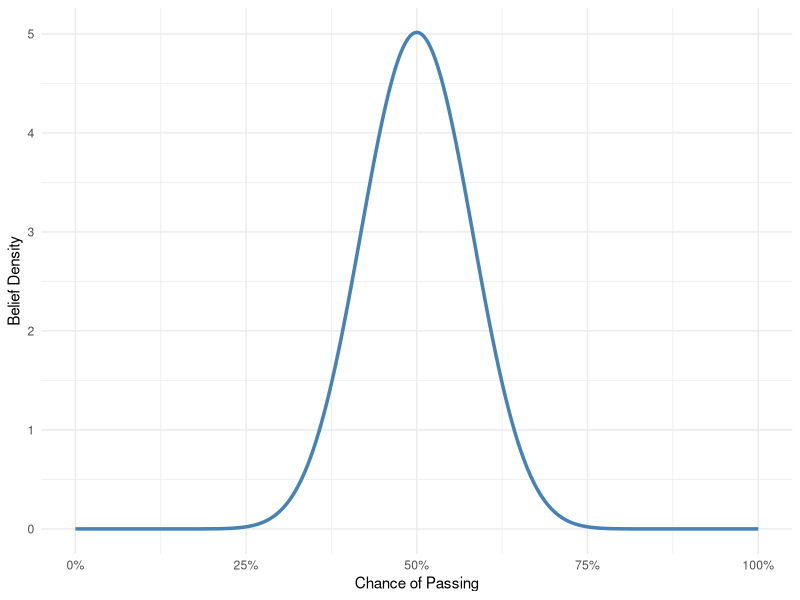
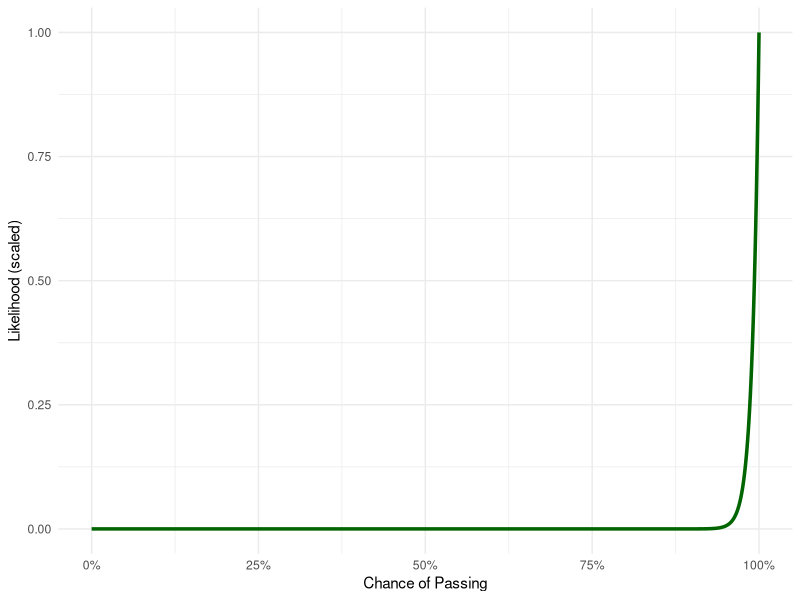
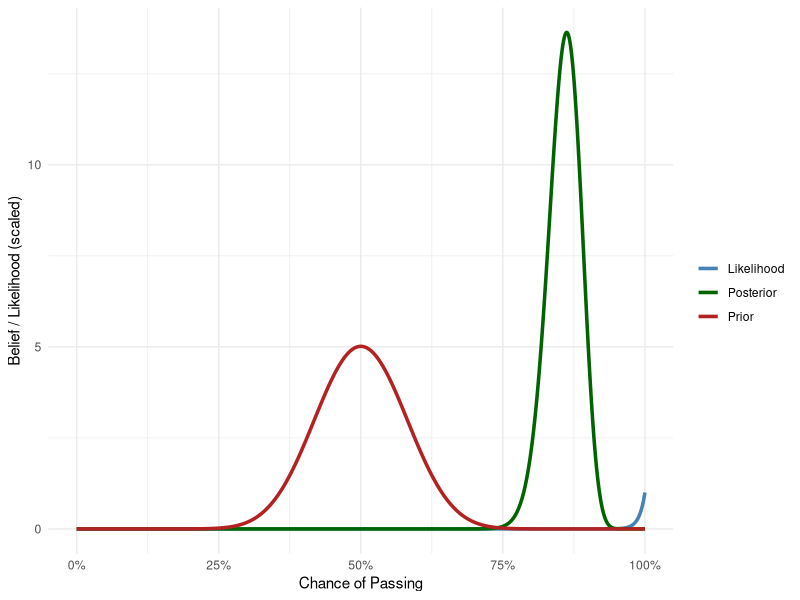
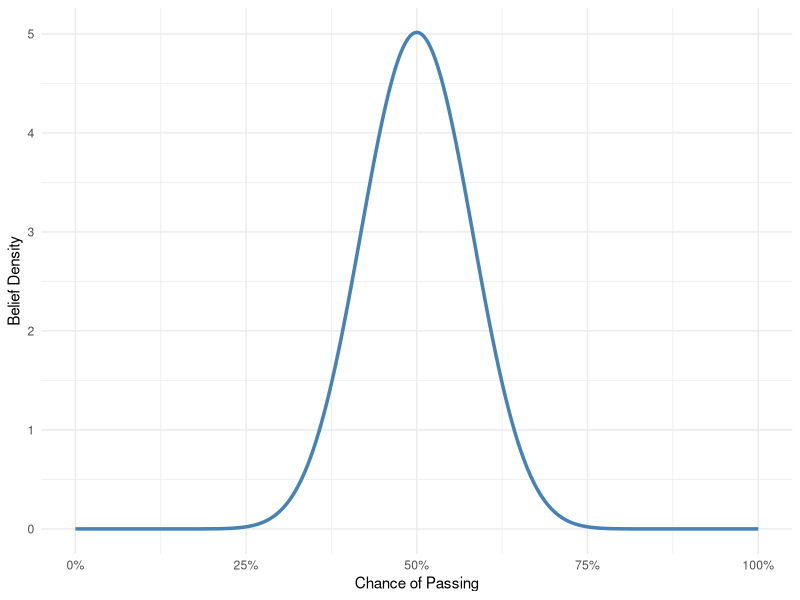
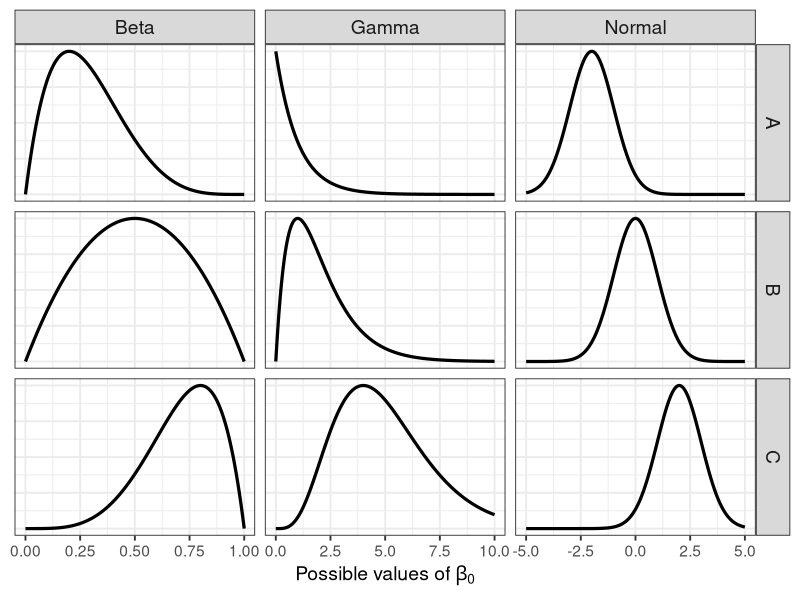
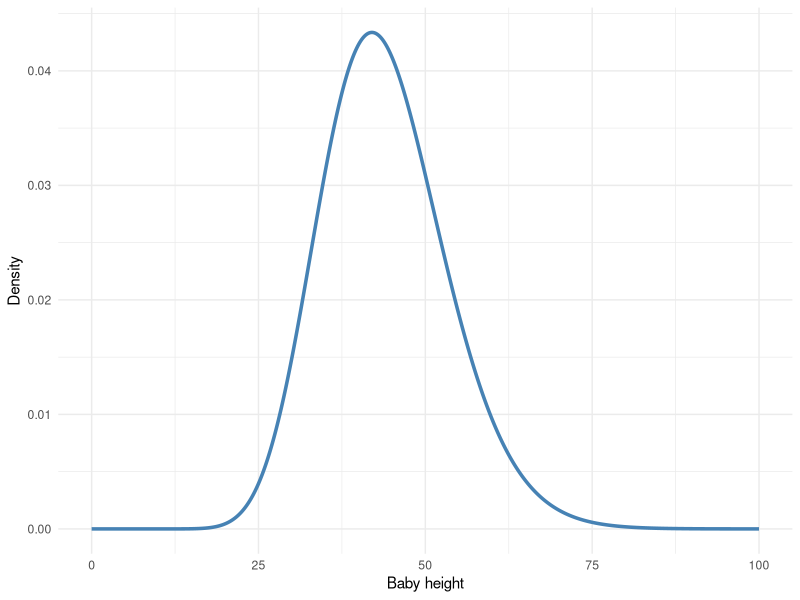
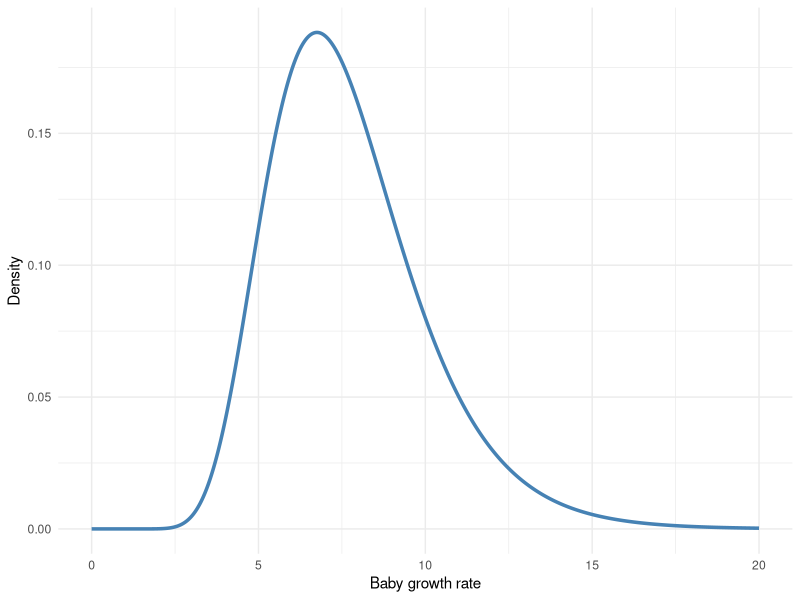
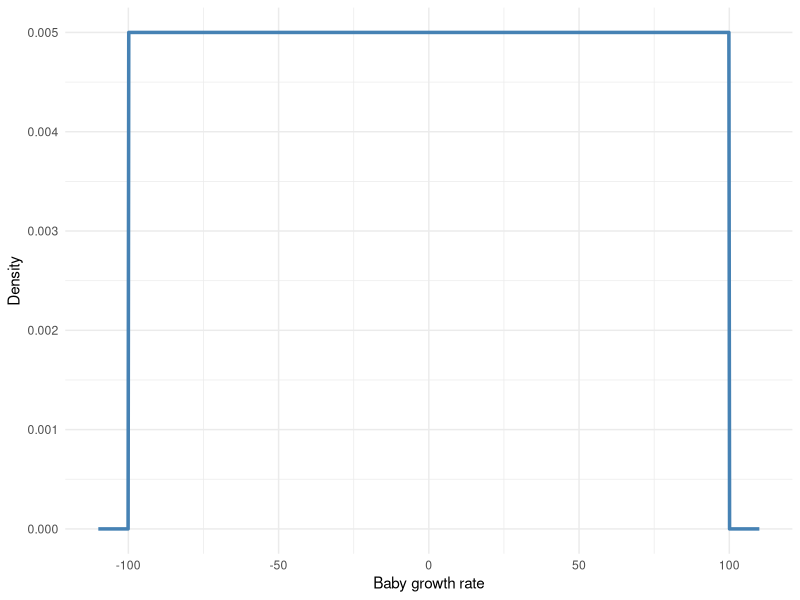

These figures' R source, in order:
## ---- chunk 1
library(ggplot2)
library(dplyr)

theta <- seq(0, 1, length.out = 1000)

prior <- dbeta(theta, 20, 20)

data.frame(theta, prior) |>
  ggplot(aes(x = theta, y = prior)) +
  geom_line(color = "steelblue", size = 1.2) +
  scale_x_continuous(labels = scales::percent) +
  labs(x = "Chance of Passing", y = "Belief Density") +
  theme_minimal()
## ---- chunk 2
likelihood <- theta^100
likelihood <- likelihood / max(likelihood)

data.frame(theta, likelihood) |>
  ggplot(aes(x = theta, y = likelihood)) +
  geom_line(color = "darkgreen", size = 1.2) +
  scale_x_continuous(labels = scales::percent) +
  labs(x = "Chance of Passing", y = "Likelihood (scaled)") +
  theme_minimal()
## ---- chunk 3
posterior <- dbeta(theta, 120, 20)

posterior_df <- data.frame(
  theta = rep(theta, 3),
  density = c(prior, likelihood, posterior),
  belief = rep(c("Prior", "Likelihood", "Posterior"), each = length(theta))
)

posterior_df |>
  ggplot(aes(x = theta, y = density, color = belief)) +
  geom_line(size = 1.2) +
  labs(x = "Chance of Passing", y = "Belief / Likelihood (scaled)", colour = "") +
  scale_x_continuous(labels = scales::percent) +
  theme_minimal() +
  scale_color_manual(values = c("steelblue", "darkgreen", "firebrick"))
## ---- chunk 4
theta <- seq(0, 1, length.out = 1000)

prior <- dbeta(theta, 20, 20)

data.frame(theta, prior) |>
  ggplot(aes(x = theta, y = prior)) +
  geom_line(color = "steelblue", size = 1.2) +
  scale_x_continuous(labels = scales::percent) +
  labs(x = "Chance of Passing", y = "Belief Density") +
  theme_minimal()
## ---- chunk 5
library(dplyr)
library(tidyr)

x_beta <- seq(0, 1, length.out = 1000)
x_normal <- seq(-5, 5, length.out = 1000)
x_gamma <- seq(0, 10, length.out = 1000)

normalize <- function(y) y / max(y)

beta_df <- bind_rows(
  tibble(x = x_beta, density = normalize(dbeta(x_beta, 2, 5)), Distribution = "Beta", Variant = "A"),
  tibble(x = x_beta, density = normalize(dbeta(x_beta, 2, 2)), Distribution = "Beta", Variant = "B"),
  tibble(x = x_beta, density = normalize(dbeta(x_beta, 5, 2)), Distribution = "Beta", Variant = "C")
)

normal_df <- bind_rows(
  tibble(x = x_normal, density = normalize(dnorm(x_normal, -2, 1)), Distribution = "Normal", Variant = "A"),
  tibble(x = x_normal, density = normalize(dnorm(x_normal, 0, 1)), Distribution = "Normal", Variant = "B"),
  tibble(x = x_normal, density = normalize(dnorm(x_normal, 2, 1)), Distribution = "Normal", Variant = "C")
)

gamma_df <- bind_rows(
  tibble(x = x_gamma, density = normalize(dgamma(x_gamma, shape = 1, rate = 1)), Distribution = "Gamma", Variant = "A"),
  tibble(x = x_gamma, density = normalize(dgamma(x_gamma, shape = 2, rate = 1)), Distribution = "Gamma", Variant = "B"),
  tibble(x = x_gamma, density = normalize(dgamma(x_gamma, shape = 5, rate = 1)), Distribution = "Gamma", Variant = "C")
)

df <- bind_rows(beta_df, normal_df, gamma_df)

ggplot(df, aes(x = x, y = density)) +
  geom_line(size = 1.1) +
  facet_grid(cols = vars(Distribution), rows = vars(Variant), scales = "free_x") +
  labs(
    x = expression("Possible values of " * beta[0]),
    y = NULL
  ) +
  theme_bw(base_size = 14) +
  theme(
    axis.text.y = element_blank(),
    axis.ticks.y = element_blank(),
    strip.text = element_text(size = 14)
  )


## ---- chunk 6
theta <- seq(0, 100, length.out = 1000)

prior <- dgamma(theta, 22, 0.5)

data.frame(theta, prior) |>
  ggplot(aes(x = theta, y = prior)) +
  geom_line(color = "steelblue", size = 1.2) +
  labs(x = "Baby height", y = "Density") +
  theme_minimal()
## ---- chunk 7
theta <- seq(0, 20, length.out = 1000)

prior <- dlnorm(theta, 2, 0.3)

data.frame(theta, prior) |>
  ggplot(aes(x = theta, y = prior)) +
  geom_line(color = "steelblue", size = 1.2) +
  labs(x = "Baby growth rate", y = "Density") +
  theme_minimal()
## ---- chunk 8
theta <- seq(-110, 110, length.out = 1000)

prior <- dunif(theta, -100, 100)

data.frame(theta, prior) |>
  ggplot(aes(x = theta, y = prior)) +
  geom_line(color = "steelblue", size = 1.2) +
  labs(x = "Baby growth rate", y = "Density") +
  theme_minimal()
